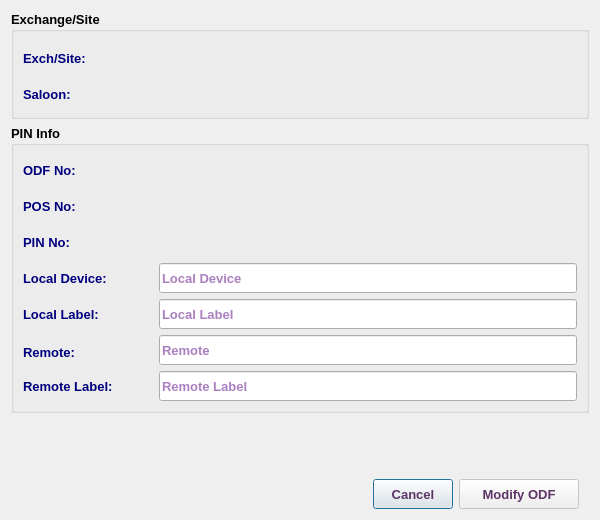
<?xml version="1.0" encoding="UTF-8"?>
<ui version="4.0">
 <class>EditOdfPinDialog</class>
 <widget class="QDialog" name="EditOdfPinDialog">
  <property name="windowModality">
   <enum>Qt::NonModal</enum>
  </property>
  <property name="geometry">
   <rect>
    <x>0</x>
    <y>0</y>
    <width>600</width>
    <height>520</height>
   </rect>
  </property>
  <property name="sizePolicy">
   <sizepolicy hsizetype="Fixed" vsizetype="Fixed">
    <horstretch>0</horstretch>
    <verstretch>0</verstretch>
   </sizepolicy>
  </property>
  <property name="minimumSize">
   <size>
    <width>600</width>
    <height>520</height>
   </size>
  </property>
  <property name="maximumSize">
   <size>
    <width>601</width>
    <height>521</height>
   </size>
  </property>
  <property name="font">
   <font>
    <family>Tahoma</family>
    <pointsize>10</pointsize>
   </font>
  </property>
  <property name="windowTitle">
   <string>Edit ODF PIN</string>
  </property>
  <property name="windowIcon">
   <iconset resource="../../../../image.qrc">
    <normaloff>:/Image/edit.png</normaloff>:/Image/edit.png</iconset>
  </property>
  <layout class="QVBoxLayout" name="verticalLayout_4">
   <item>
    <widget class="QGroupBox" name="groupBox">
     <property name="font">
      <font>
       <family>Tahoma</family>
       <pointsize>10</pointsize>
       <weight>75</weight>
       <bold>true</bold>
      </font>
     </property>
     <property name="title">
      <string>Exchange/Site</string>
     </property>
     <layout class="QVBoxLayout" name="verticalLayout_5">
      <item>
       <layout class="QHBoxLayout" name="horizontalLayout_6">
        <item>
         <widget class="QLabel" name="label_7">
          <property name="minimumSize">
           <size>
            <width>120</width>
            <height>30</height>
           </size>
          </property>
          <property name="maximumSize">
           <size>
            <width>120</width>
            <height>25</height>
           </size>
          </property>
          <property name="font">
           <font>
            <family>Tahoma</family>
            <pointsize>10</pointsize>
            <weight>75</weight>
            <bold>true</bold>
           </font>
          </property>
          <property name="styleSheet">
           <string notr="true">color: rgb(0, 0, 127);</string>
          </property>
          <property name="text">
           <string>Exch/Site:</string>
          </property>
         </widget>
        </item>
        <item>
         <widget class="QLabel" name="abbrLbl">
          <property name="sizePolicy">
           <sizepolicy hsizetype="Expanding" vsizetype="Preferred">
            <horstretch>0</horstretch>
            <verstretch>0</verstretch>
           </sizepolicy>
          </property>
          <property name="minimumSize">
           <size>
            <width>400</width>
            <height>30</height>
           </size>
          </property>
          <property name="maximumSize">
           <size>
            <width>5000</width>
            <height>30</height>
           </size>
          </property>
          <property name="font">
           <font>
            <family>Tahoma</family>
            <pointsize>10</pointsize>
            <weight>75</weight>
            <bold>true</bold>
           </font>
          </property>
          <property name="styleSheet">
           <string notr="true">color: rgb(85, 0, 127);</string>
          </property>
          <property name="text">
           <string/>
          </property>
          <property name="wordWrap">
           <bool>true</bool>
          </property>
         </widget>
        </item>
       </layout>
      </item>
      <item>
       <layout class="QHBoxLayout" name="horizontalLayout_7">
        <item>
         <widget class="QLabel" name="label_8">
          <property name="minimumSize">
           <size>
            <width>120</width>
            <height>30</height>
           </size>
          </property>
          <property name="maximumSize">
           <size>
            <width>120</width>
            <height>25</height>
           </size>
          </property>
          <property name="font">
           <font>
            <family>Tahoma</family>
            <pointsize>10</pointsize>
            <weight>75</weight>
            <bold>true</bold>
           </font>
          </property>
          <property name="styleSheet">
           <string notr="true">color: rgb(0, 0, 127);</string>
          </property>
          <property name="text">
           <string>Saloon:</string>
          </property>
         </widget>
        </item>
        <item>
         <widget class="QLabel" name="saloonLbl">
          <property name="sizePolicy">
           <sizepolicy hsizetype="Expanding" vsizetype="Preferred">
            <horstretch>0</horstretch>
            <verstretch>0</verstretch>
           </sizepolicy>
          </property>
          <property name="minimumSize">
           <size>
            <width>400</width>
            <height>30</height>
           </size>
          </property>
          <property name="maximumSize">
           <size>
            <width>5000</width>
            <height>30</height>
           </size>
          </property>
          <property name="font">
           <font>
            <family>Tahoma</family>
            <pointsize>10</pointsize>
            <weight>75</weight>
            <bold>true</bold>
           </font>
          </property>
          <property name="styleSheet">
           <string notr="true">color: rgb(85, 0, 127);</string>
          </property>
          <property name="text">
           <string/>
          </property>
          <property name="wordWrap">
           <bool>true</bool>
          </property>
         </widget>
        </item>
       </layout>
      </item>
     </layout>
    </widget>
   </item>
   <item>
    <widget class="QGroupBox" name="groupBox_2">
     <property name="font">
      <font>
       <family>Tahoma</family>
       <pointsize>10</pointsize>
       <weight>75</weight>
       <bold>true</bold>
      </font>
     </property>
     <property name="title">
      <string>PIN Info</string>
     </property>
     <layout class="QVBoxLayout" name="verticalLayout_3">
      <item>
       <layout class="QVBoxLayout" name="verticalLayout_2">
        <item>
         <layout class="QHBoxLayout" name="horizontalLayout_11">
          <item>
           <layout class="QVBoxLayout" name="verticalLayout">
            <item>
             <layout class="QHBoxLayout" name="horizontalLayout_8">
              <item>
               <widget class="QLabel" name="label_9">
                <property name="minimumSize">
                 <size>
                  <width>130</width>
                  <height>30</height>
                 </size>
                </property>
                <property name="maximumSize">
                 <size>
                  <width>130</width>
                  <height>30</height>
                 </size>
                </property>
                <property name="font">
                 <font>
                  <family>Tahoma</family>
                  <pointsize>10</pointsize>
                  <weight>75</weight>
                  <bold>true</bold>
                 </font>
                </property>
                <property name="styleSheet">
                 <string notr="true">color: rgb(0, 0, 127);</string>
                </property>
                <property name="text">
                 <string>ODF No:</string>
                </property>
               </widget>
              </item>
              <item>
               <widget class="QLabel" name="odfLbl">
                <property name="sizePolicy">
                 <sizepolicy hsizetype="Expanding" vsizetype="Preferred">
                  <horstretch>0</horstretch>
                  <verstretch>0</verstretch>
                 </sizepolicy>
                </property>
                <property name="minimumSize">
                 <size>
                  <width>300</width>
                  <height>30</height>
                 </size>
                </property>
                <property name="maximumSize">
                 <size>
                  <width>5000</width>
                  <height>30</height>
                 </size>
                </property>
                <property name="font">
                 <font>
                  <family>Tahoma</family>
                  <pointsize>10</pointsize>
                  <weight>75</weight>
                  <bold>true</bold>
                 </font>
                </property>
                <property name="styleSheet">
                 <string notr="true">color: rgb(85, 0, 127);</string>
                </property>
                <property name="text">
                 <string/>
                </property>
                <property name="wordWrap">
                 <bool>true</bool>
                </property>
               </widget>
              </item>
             </layout>
            </item>
            <item>
             <layout class="QHBoxLayout" name="horizontalLayout_9">
              <item>
               <widget class="QLabel" name="label_10">
                <property name="minimumSize">
                 <size>
                  <width>130</width>
                  <height>30</height>
                 </size>
                </property>
                <property name="maximumSize">
                 <size>
                  <width>130</width>
                  <height>30</height>
                 </size>
                </property>
                <property name="font">
                 <font>
                  <family>Tahoma</family>
                  <pointsize>10</pointsize>
                  <weight>75</weight>
                  <bold>true</bold>
                 </font>
                </property>
                <property name="styleSheet">
                 <string notr="true">color: rgb(0, 0, 127);</string>
                </property>
                <property name="text">
                 <string>POS No:</string>
                </property>
               </widget>
              </item>
              <item>
               <widget class="QLabel" name="posLbl">
                <property name="sizePolicy">
                 <sizepolicy hsizetype="Expanding" vsizetype="Preferred">
                  <horstretch>0</horstretch>
                  <verstretch>0</verstretch>
                 </sizepolicy>
                </property>
                <property name="minimumSize">
                 <size>
                  <width>300</width>
                  <height>30</height>
                 </size>
                </property>
                <property name="maximumSize">
                 <size>
                  <width>5000</width>
                  <height>30</height>
                 </size>
                </property>
                <property name="font">
                 <font>
                  <family>Tahoma</family>
                  <pointsize>10</pointsize>
                  <weight>75</weight>
                  <bold>true</bold>
                 </font>
                </property>
                <property name="styleSheet">
                 <string notr="true">color: rgb(85, 0, 127);</string>
                </property>
                <property name="text">
                 <string/>
                </property>
                <property name="wordWrap">
                 <bool>true</bool>
                </property>
               </widget>
              </item>
             </layout>
            </item>
            <item>
             <layout class="QHBoxLayout" name="horizontalLayout_10">
              <item>
               <widget class="QLabel" name="label_11">
                <property name="minimumSize">
                 <size>
                  <width>130</width>
                  <height>30</height>
                 </size>
                </property>
                <property name="maximumSize">
                 <size>
                  <width>130</width>
                  <height>30</height>
                 </size>
                </property>
                <property name="font">
                 <font>
                  <family>Tahoma</family>
                  <pointsize>10</pointsize>
                  <weight>75</weight>
                  <bold>true</bold>
                 </font>
                </property>
                <property name="styleSheet">
                 <string notr="true">color: rgb(0, 0, 127);</string>
                </property>
                <property name="text">
                 <string>PIN No:</string>
                </property>
               </widget>
              </item>
              <item>
               <widget class="QLabel" name="pinLbl">
                <property name="sizePolicy">
                 <sizepolicy hsizetype="Expanding" vsizetype="Preferred">
                  <horstretch>0</horstretch>
                  <verstretch>0</verstretch>
                 </sizepolicy>
                </property>
                <property name="minimumSize">
                 <size>
                  <width>300</width>
                  <height>30</height>
                 </size>
                </property>
                <property name="maximumSize">
                 <size>
                  <width>5000</width>
                  <height>30</height>
                 </size>
                </property>
                <property name="font">
                 <font>
                  <family>Tahoma</family>
                  <pointsize>10</pointsize>
                  <weight>75</weight>
                  <bold>true</bold>
                 </font>
                </property>
                <property name="styleSheet">
                 <string notr="true">color: rgb(85, 0, 127);</string>
                </property>
                <property name="text">
                 <string/>
                </property>
                <property name="wordWrap">
                 <bool>true</bool>
                </property>
               </widget>
              </item>
             </layout>
            </item>
           </layout>
          </item>
          <item>
           <widget class="QLabel" name="label_15">
            <property name="minimumSize">
             <size>
              <width>64</width>
              <height>64</height>
             </size>
            </property>
            <property name="maximumSize">
             <size>
              <width>64</width>
              <height>64</height>
             </size>
            </property>
            <property name="font">
             <font>
              <family>Tahoma</family>
              <pointsize>10</pointsize>
             </font>
            </property>
            <property name="text">
             <string/>
            </property>
            <property name="pixmap">
             <pixmap resource="../../../../image.qrc">:/Image/edit.png</pixmap>
            </property>
           </widget>
          </item>
         </layout>
        </item>
        <item>
         <layout class="QHBoxLayout" name="horizontalLayout_5">
          <item>
           <widget class="QLabel" name="label">
            <property name="minimumSize">
             <size>
              <width>130</width>
              <height>30</height>
             </size>
            </property>
            <property name="maximumSize">
             <size>
              <width>130</width>
              <height>30</height>
             </size>
            </property>
            <property name="font">
             <font>
              <family>Tahoma</family>
              <pointsize>10</pointsize>
              <weight>75</weight>
              <bold>true</bold>
             </font>
            </property>
            <property name="styleSheet">
             <string notr="true">color: rgb(0, 0, 127);</string>
            </property>
            <property name="text">
             <string>Local Device:</string>
            </property>
           </widget>
          </item>
          <item>
           <widget class="QLineEdit" name="localDevLE">
            <property name="sizePolicy">
             <sizepolicy hsizetype="Expanding" vsizetype="Preferred">
              <horstretch>0</horstretch>
              <verstretch>0</verstretch>
             </sizepolicy>
            </property>
            <property name="minimumSize">
             <size>
              <width>400</width>
              <height>30</height>
             </size>
            </property>
            <property name="maximumSize">
             <size>
              <width>5000</width>
              <height>30</height>
             </size>
            </property>
            <property name="font">
             <font>
              <family>Tahoma</family>
              <pointsize>10</pointsize>
              <weight>75</weight>
              <bold>true</bold>
             </font>
            </property>
            <property name="styleSheet">
             <string notr="true">color: rgb(85, 0, 127);</string>
            </property>
            <property name="placeholderText">
             <string>Local Device</string>
            </property>
           </widget>
          </item>
         </layout>
        </item>
        <item>
         <layout class="QHBoxLayout" name="horizontalLayout_4">
          <item>
           <widget class="QLabel" name="label_2">
            <property name="minimumSize">
             <size>
              <width>130</width>
              <height>30</height>
             </size>
            </property>
            <property name="maximumSize">
             <size>
              <width>130</width>
              <height>30</height>
             </size>
            </property>
            <property name="font">
             <font>
              <family>Tahoma</family>
              <pointsize>10</pointsize>
              <weight>75</weight>
              <bold>true</bold>
             </font>
            </property>
            <property name="styleSheet">
             <string notr="true">color: rgb(0, 0, 127);</string>
            </property>
            <property name="text">
             <string>Local Label:</string>
            </property>
           </widget>
          </item>
          <item>
           <widget class="QLineEdit" name="localLblLE">
            <property name="sizePolicy">
             <sizepolicy hsizetype="Expanding" vsizetype="Preferred">
              <horstretch>0</horstretch>
              <verstretch>0</verstretch>
             </sizepolicy>
            </property>
            <property name="minimumSize">
             <size>
              <width>400</width>
              <height>30</height>
             </size>
            </property>
            <property name="maximumSize">
             <size>
              <width>5000</width>
              <height>30</height>
             </size>
            </property>
            <property name="font">
             <font>
              <family>Tahoma</family>
              <pointsize>10</pointsize>
              <weight>75</weight>
              <bold>true</bold>
             </font>
            </property>
            <property name="styleSheet">
             <string notr="true">color: rgb(85, 0, 127);</string>
            </property>
            <property name="placeholderText">
             <string>Local Label</string>
            </property>
           </widget>
          </item>
         </layout>
        </item>
        <item>
         <layout class="QHBoxLayout" name="horizontalLayout_3">
          <item>
           <widget class="QLabel" name="label_3">
            <property name="sizePolicy">
             <sizepolicy hsizetype="Preferred" vsizetype="Preferred">
              <horstretch>0</horstretch>
              <verstretch>0</verstretch>
             </sizepolicy>
            </property>
            <property name="minimumSize">
             <size>
              <width>130</width>
              <height>30</height>
             </size>
            </property>
            <property name="maximumSize">
             <size>
              <width>130</width>
              <height>25</height>
             </size>
            </property>
            <property name="font">
             <font>
              <family>Tahoma</family>
              <pointsize>10</pointsize>
              <weight>75</weight>
              <bold>true</bold>
             </font>
            </property>
            <property name="styleSheet">
             <string notr="true">color: rgb(0, 0, 127);</string>
            </property>
            <property name="text">
             <string>Remote:</string>
            </property>
           </widget>
          </item>
          <item>
           <widget class="QLineEdit" name="remoteLE">
            <property name="sizePolicy">
             <sizepolicy hsizetype="Expanding" vsizetype="Preferred">
              <horstretch>0</horstretch>
              <verstretch>0</verstretch>
             </sizepolicy>
            </property>
            <property name="minimumSize">
             <size>
              <width>400</width>
              <height>30</height>
             </size>
            </property>
            <property name="maximumSize">
             <size>
              <width>5000</width>
              <height>30</height>
             </size>
            </property>
            <property name="font">
             <font>
              <family>Tahoma</family>
              <pointsize>10</pointsize>
              <weight>75</weight>
              <bold>true</bold>
             </font>
            </property>
            <property name="styleSheet">
             <string notr="true">color: rgb(85, 0, 127);</string>
            </property>
            <property name="placeholderText">
             <string>Remote</string>
            </property>
           </widget>
          </item>
         </layout>
        </item>
        <item>
         <layout class="QHBoxLayout" name="horizontalLayout_2">
          <item>
           <widget class="QLabel" name="label_4">
            <property name="minimumSize">
             <size>
              <width>130</width>
              <height>30</height>
             </size>
            </property>
            <property name="maximumSize">
             <size>
              <width>130</width>
              <height>30</height>
             </size>
            </property>
            <property name="font">
             <font>
              <family>Tahoma</family>
              <pointsize>10</pointsize>
              <weight>75</weight>
              <bold>true</bold>
             </font>
            </property>
            <property name="styleSheet">
             <string notr="true">color: rgb(0, 0, 127);</string>
            </property>
            <property name="text">
             <string>Remote Label:</string>
            </property>
           </widget>
          </item>
          <item>
           <widget class="QLineEdit" name="remoteLblLE">
            <property name="sizePolicy">
             <sizepolicy hsizetype="Expanding" vsizetype="Preferred">
              <horstretch>0</horstretch>
              <verstretch>0</verstretch>
             </sizepolicy>
            </property>
            <property name="minimumSize">
             <size>
              <width>400</width>
              <height>30</height>
             </size>
            </property>
            <property name="maximumSize">
             <size>
              <width>5000</width>
              <height>30</height>
             </size>
            </property>
            <property name="font">
             <font>
              <family>Tahoma</family>
              <pointsize>10</pointsize>
              <weight>75</weight>
              <bold>true</bold>
             </font>
            </property>
            <property name="styleSheet">
             <string notr="true">color: rgb(85, 0, 127);</string>
            </property>
            <property name="placeholderText">
             <string>Remote Label</string>
            </property>
           </widget>
          </item>
         </layout>
        </item>
       </layout>
      </item>
     </layout>
    </widget>
   </item>
   <item>
    <spacer name="verticalSpacer">
     <property name="font">
      <font>
       <family>Tahoma</family>
       <pointsize>10</pointsize>
      </font>
     </property>
     <property name="orientation">
      <enum>Qt::Vertical</enum>
     </property>
     <property name="sizeHint" stdset="0">
      <size>
       <width>20</width>
       <height>40</height>
      </size>
     </property>
    </spacer>
   </item>
   <item>
    <layout class="QHBoxLayout" name="horizontalLayout">
     <property name="rightMargin">
      <number>10</number>
     </property>
     <item>
      <spacer name="horizontalSpacer">
       <property name="font">
        <font>
         <family>Tahoma</family>
         <pointsize>10</pointsize>
        </font>
       </property>
       <property name="orientation">
        <enum>Qt::Horizontal</enum>
       </property>
       <property name="sizeHint" stdset="0">
        <size>
         <width>40</width>
         <height>20</height>
        </size>
       </property>
      </spacer>
     </item>
     <item>
      <widget class="QPushButton" name="cancelBtn">
       <property name="sizePolicy">
        <sizepolicy hsizetype="Preferred" vsizetype="Preferred">
         <horstretch>0</horstretch>
         <verstretch>0</verstretch>
        </sizepolicy>
       </property>
       <property name="minimumSize">
        <size>
         <width>80</width>
         <height>30</height>
        </size>
       </property>
       <property name="maximumSize">
        <size>
         <width>150</width>
         <height>30</height>
        </size>
       </property>
       <property name="font">
        <font>
         <family>Tahoma</family>
         <pointsize>10</pointsize>
         <weight>75</weight>
         <bold>true</bold>
        </font>
       </property>
       <property name="styleSheet">
        <string notr="true">color: rgb(92, 53, 102);</string>
       </property>
       <property name="text">
        <string>Cancel</string>
       </property>
      </widget>
     </item>
     <item>
      <widget class="QPushButton" name="okBtn">
       <property name="enabled">
        <bool>false</bool>
       </property>
       <property name="sizePolicy">
        <sizepolicy hsizetype="Preferred" vsizetype="Preferred">
         <horstretch>0</horstretch>
         <verstretch>0</verstretch>
        </sizepolicy>
       </property>
       <property name="minimumSize">
        <size>
         <width>120</width>
         <height>30</height>
        </size>
       </property>
       <property name="maximumSize">
        <size>
         <width>200</width>
         <height>30</height>
        </size>
       </property>
       <property name="font">
        <font>
         <family>Tahoma</family>
         <pointsize>10</pointsize>
         <weight>75</weight>
         <bold>true</bold>
        </font>
       </property>
       <property name="styleSheet">
        <string notr="true">color: rgb(92, 53, 102);</string>
       </property>
       <property name="text">
        <string>Modify ODF</string>
       </property>
       <property name="icon">
        <iconset resource="../../../../image.qrc">
         <normaloff>:/Image/edit.png</normaloff>:/Image/edit.png</iconset>
       </property>
       <property name="iconSize">
        <size>
         <width>20</width>
         <height>20</height>
        </size>
       </property>
      </widget>
     </item>
    </layout>
   </item>
  </layout>
 </widget>
 <tabstops>
  <tabstop>localDevLE</tabstop>
  <tabstop>localLblLE</tabstop>
  <tabstop>remoteLE</tabstop>
  <tabstop>remoteLblLE</tabstop>
  <tabstop>okBtn</tabstop>
  <tabstop>cancelBtn</tabstop>
 </tabstops>
 <resources>
  <include location="../../../../image.qrc"/>
 </resources>
 <connections/>
</ui>
